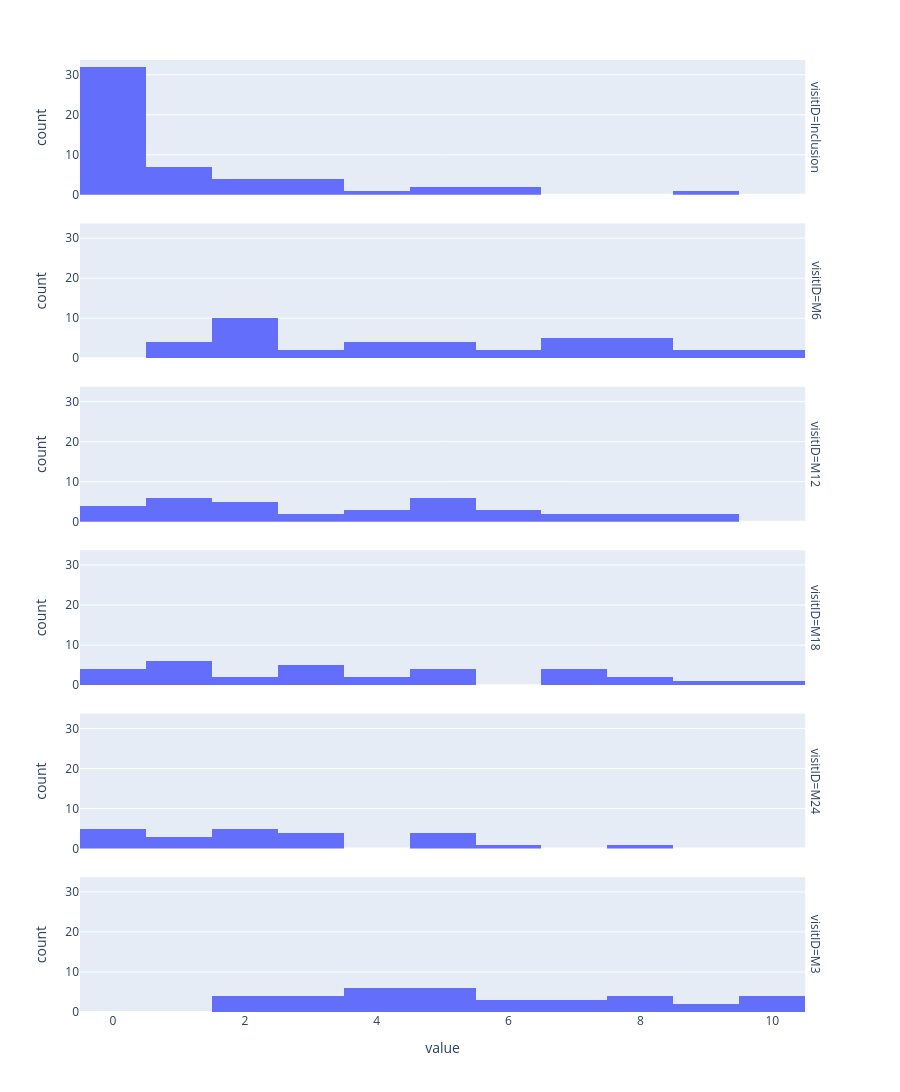

Notebook source saved alongside this figure:
### Code cell
import plotly.express as px

def fn(x):
    if isinstance(x, str) and x.isdigit():
        return int(x)
    else:
        return None

dff = df[(df["type"] == "MDA") & (df["sample"] == "Q10")]
dff["value"] = dff["value"].apply(fn)

fig = px.histogram(dff, x="value", facet_row ="visitID")
fig.update_layout(height=1200)
fig.show()

### Figure 1 — Plotly figure (JSON) as saved in the notebook; plotly's stock layout.template omitted (floating-point values rounded to 4 significant figures)
{"data": [{"bingroup": "x", "hovertemplate": "visitID=Inclusion<br>value=%{x}<br>count=%{y}<extra></extra>", "legendgroup": "", "marker": {"color": "#636efa", "pattern": {"shape": ""}}, "name": "", "orientation": "v", "showlegend": false, "type": "histogram", "x": [2.0, 0.0, 0.0, 0.0, 0.0, 0.0, 0.0, 1.0, 1.0, 0.0, 0.0, 3.0, 2.0, 0.0, 0.0, 0.0, 0.0, 0.0, 4.0, 6.0, 1.0, 1.0, 0.0, 0.0, 3.0, 6.0, 0.0, 0.0, 1.0, 5.0, 9.0, 0.0, NaN, 0.0, 2.0, 0.0, 1.0, 3.0, 0.0, 2.0, 0.0, 0.0, 0.0, 0.0, 0.0, 0.0, 0.0, 0.0, 0.0, 0.0, 0.0, 5.0, 3.0, 1.0], "xaxis": "x6", "yaxis": "y6"}, {"bingroup": "x", "hovertemplate": "visitID=M6<br>value=%{x}<br>count=%{y}<extra></extra>", "legendgroup": "", "marker": {"color": "#636efa", "pattern": {"shape": ""}}, "name": "", "orientation": "v", "showlegend": false, "type": "histogram", "x": [2.0, 6.0, 2.0, 2.0, 2.0, 8.0, 8.0, 2.0, 8.0, 1.0, 9.0, 2.0, 8.0, 4.0, 10.0, 7.0, 5.0, 7.0, 5.0, 3.0, 8.0, 5.0, 4.0, 5.0, 3.0, 6.0, 10.0, 1.0, 7.0, 2.0, 2.0, 4.0, 7.0, 4.0, NaN, 1.0, 9.0, 2.0, 7.0, 1.0, 2.0], "xaxis": "x5", "yaxis": "y5"}, {"bingroup": "x", "hovertemplate": "visitID=M12<br>value=%{x}<br>count=%{y}<extra></extra>", "legendgroup": "", "marker": {"color": "#636efa", "pattern": {"shape": ""}}, "name": "", "orientation": "v", "showlegend": false, "type": "histogram", "x": [1.0, 7.0, 3.0, 4.0, 6.0, 4.0, 6.0, 5.0, 2.0, 8.0, 0.0, 3.0, 0.0, 5.0, 7.0, 2.0, 2.0, 6.0, 5.0, 4.0, 1.0, 5.0, 0.0, 2.0, 1.0, 0.0, 1.0, 5.0, 1.0, 9.0, 5.0, 8.0, 1.0, 2.0, 9.0], "xaxis": "x4", "yaxis": "y4"}, {"bingroup": "x", "hovertemplate": "visitID=M18<br>value=%{x}<br>count=%{y}<extra></extra>", "legendgroup": "", "marker": {"color": "#636efa", "pattern": {"shape": ""}}, "name": "", "orientation": "v", "showlegend": false, "type": "histogram", "x": [1.0, 5.0, 3.0, 3.0, 7.0, 3.0, 5.0, 9.0, 3.0, 7.0, 2.0, 4.0, 2.0, 0.0, 0.0, 10.0, 1.0, 8.0, 5.0, 0.0, 7.0, 5.0, 1.0, 1.0, 3.0, 0.0, 8.0, 4.0, 1.0, 1.0, 7.0], "xaxis": "x3", "yaxis": "y3"}, {"bingroup": "x", "hovertemplate": "visitID=M24<br>value=%{x}<br>count=%{y}<extra></extra>", "legendgroup": "", "marker": {"color": "#636efa", "pattern": {"shape": ""}}, "name": "", "orientation": "v", "showlegend": false, "type": "histogram", "x": [1.0, 5.0, 3.0, 3.0, 1.0, 0.0, 6.0, 2.0, 2.0, 2.0, 2.0, 0.0, 3.0, 0.0, 5.0, 5.0, 1.0, 0.0, 0.0, 8.0, 5.0, 2.0, 3.0], "xaxis": "x2", "yaxis": "y2"}, {"bingroup": "x", "hovertemplate": "visitID=M3<br>value=%{x}<br>count=%{y}<extra></extra>", "legendgroup": "", "marker": {"color": "#636efa", "pattern": {"shape": ""}}, "name": "", "orientation": "v", "showlegend": false, "type": "histogram", "x": [3.0, 2.0, 5.0, 3.0, 6.0, 6.0, 2.0, 5.0, 6.0, 8.0, 5.0, 8.0, 3.0, NaN, 2.0, 9.0, 5.0, 10.0, 4.0, 7.0, 8.0, 8.0, 2.0, 10.0, 4.0, 7.0, 7.0, 4.0, 4.0, 5.0, 4.0, 9.0, 4.0, 3.0, 10.0, 5.0, 10.0], "xaxis": "x", "yaxis": "y"}], "layout": {"annotations": [{"font": {}, "showarrow": false, "text": "visitID=M3", "textangle": 90, "x": 0.98, "xanchor": "left", "xref": "paper", "y": 0.07083, "yanchor": "middle", "yref": "paper"}, {"font": {}, "showarrow": false, "text": "visitID=M24", "textangle": 90, "x": 0.98, "xanchor": "left", "xref": "paper", "y": 0.2425, "yanchor": "middle", "yref": "paper"}, {"font": {}, "showarrow": false, "text": "visitID=M18", "textangle": 90, "x": 0.98, "xanchor": "left", "xref": "paper", "y": 0.4142, "yanchor": "middle", "yref": "paper"}, {"font": {}, "showarrow": false, "text": "visitID=M12", "textangle": 90, "x": 0.98, "xanchor": "left", "xref": "paper", "y": 0.5858, "yanchor": "middle", "yref": "paper"}, {"font": {}, "showarrow": false, "text": "visitID=M6", "textangle": 90, "x": 0.98, "xanchor": "left", "xref": "paper", "y": 0.7575, "yanchor": "middle", "yref": "paper"}, {"font": {}, "showarrow": false, "text": "visitID=Inclusion", "textangle": 90, "x": 0.98, "xanchor": "left", "xref": "paper", "y": 0.9292, "yanchor": "middle", "yref": "paper"}], "barmode": "relative", "height": 1200, "legend": {"tracegroupgap": 0}, "margin": {"t": 60}, "xaxis": {"anchor": "y", "domain": [0, 0.98], "title": {"text": "value"}}, "xaxis2": {"anchor": "y2", "domain": [0, 0.98], "matches": "x", "showticklabels": false}, "xaxis3": {"anchor": "y3", "domain": [0, 0.98], "matches": "x", "showticklabels": false}, "xaxis4": {"anchor": "y4", "domain": [0, 0.98], "matches": "x", "showticklabels": false}, "xaxis5": {"anchor": "y5", "domain": [0, 0.98], "matches": "x", "showticklabels": false}, "xaxis6": {"anchor": "y6", "domain": [0, 0.98], "matches": "x", "showticklabels": false}, "yaxis": {"anchor": "x", "domain": [0, 0.1417], "title": {"text": "count"}}, "yaxis2": {"anchor": "x2", "domain": [0.1717, 0.3133], "matches": "y", "title": {"text": "count"}}, "yaxis3": {"anchor": "x3", "domain": [0.3433, 0.485], "matches": "y", "title": {"text": "count"}}, "yaxis4": {"anchor": "x4", "domain": [0.515, 0.6567], "matches": "y", "title": {"text": "count"}}, "yaxis5": {"anchor": "x5", "domain": [0.6867, 0.8283], "matches": "y", "title": {"text": "count"}}, "yaxis6": {"anchor": "x6", "domain": [0.8583, 1], "matches": "y", "title": {"text": "count"}}}}
